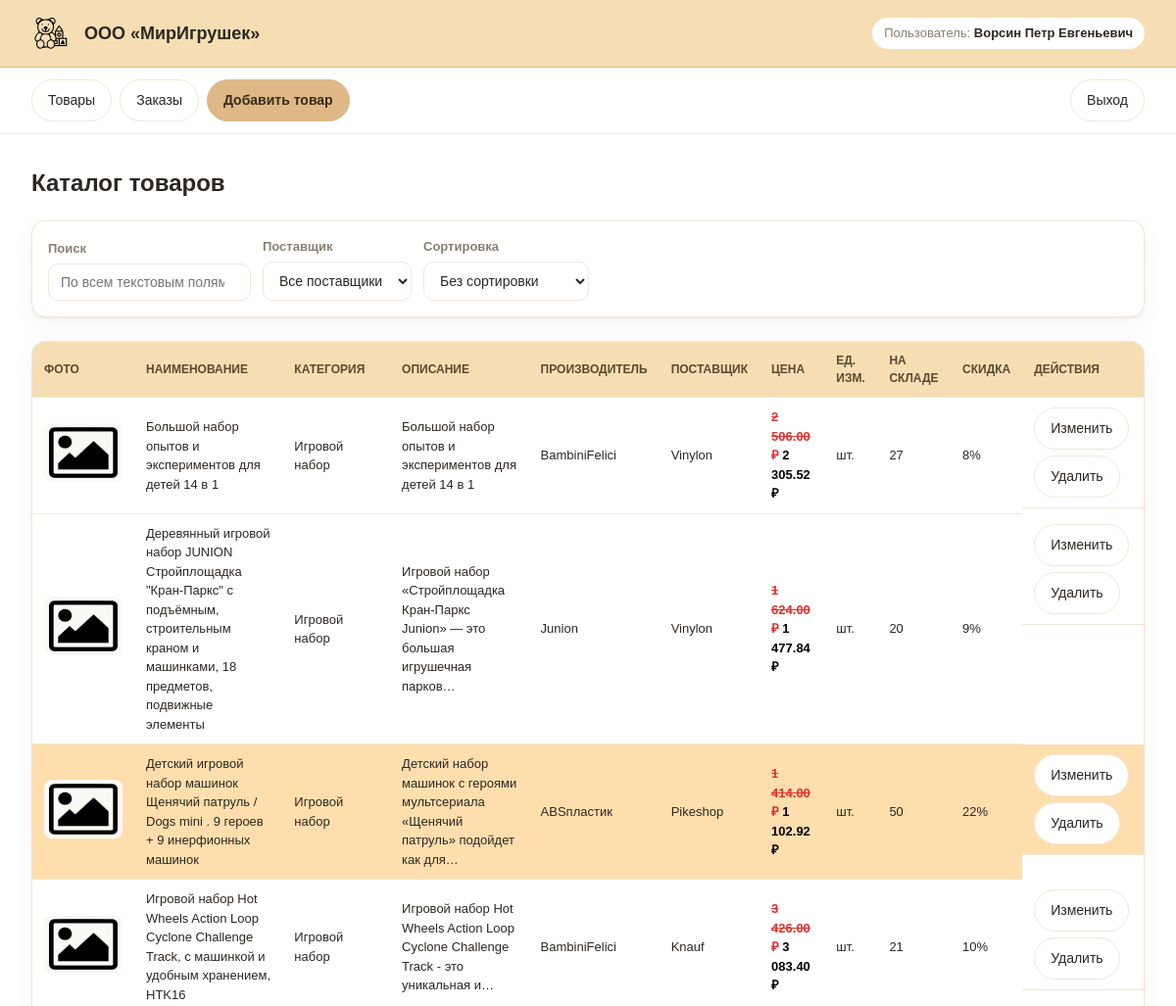
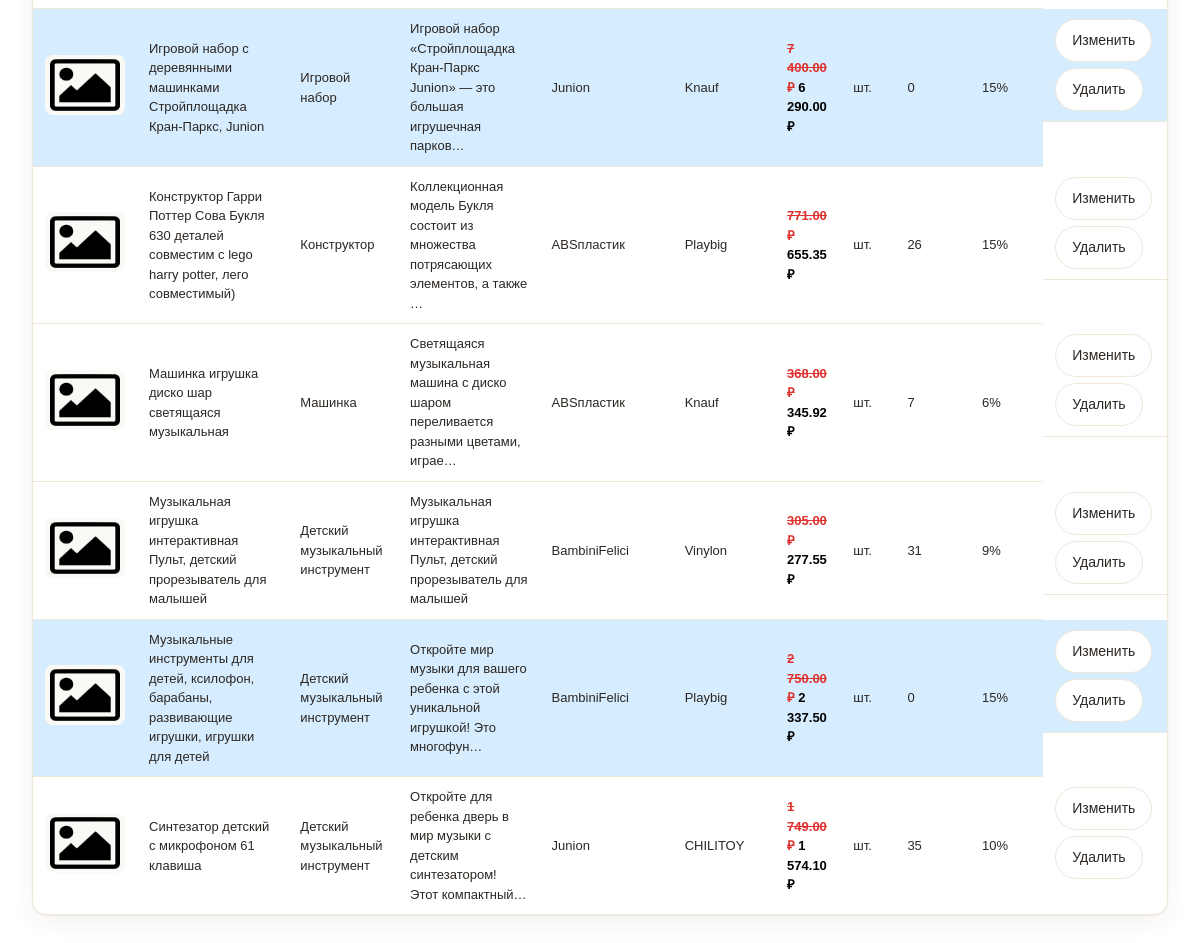
The page /frontend/view_1.php (signed in) on the database its author committed (2 pictures, top to bottom).
### tables this page shows
CREATE TABLE Products (
    article VARCHAR(20) PRIMARY KEY,
    name VARCHAR(500) NOT NULL,
    unit_id INT NOT NULL,
    price DECIMAL(10,2) NOT NULL,
    supplier_id INT NOT NULL,
    manufacturer_id INT NOT NULL,
    category_id INT NOT NULL,
    discount INT NOT NULL DEFAULT 0,
    stock_qty INT NOT NULL DEFAULT 0,
    description TEXT,
    photo VARCHAR(255),
    CONSTRAINT fk_prod_unit FOREIGN KEY (unit_id) REFERENCES Units(id),
    CONSTRAINT fk_prod_sup FOREIGN KEY (supplier_id) REFERENCES Suppliers(id),
    CONSTRAINT fk_prod_man FOREIGN KEY (manufacturer_id) REFERENCES Manufacturers(id),
    CONSTRAINT fk_prod_cat FOREIGN KEY (category_id) REFERENCES Categories(id),
    CONSTRAINT chk_price CHECK (price >= 0),
    CONSTRAINT chk_discount CHECK (discount >= 0),
    CONSTRAINT chk_stock CHECK (stock_qty >= 0)
);

CREATE TABLE Categories (
    id INT AUTO_INCREMENT PRIMARY KEY,
    name VARCHAR(150) NOT NULL UNIQUE
);

CREATE TABLE Manufacturers (
    id INT AUTO_INCREMENT PRIMARY KEY,
    name VARCHAR(150) NOT NULL UNIQUE
);

CREATE TABLE Suppliers (
    id INT AUTO_INCREMENT PRIMARY KEY,
    name VARCHAR(150) NOT NULL UNIQUE
);

CREATE TABLE Units (
    id INT AUTO_INCREMENT PRIMARY KEY,
    name VARCHAR(50) NOT NULL UNIQUE
);

### web/frontend/view_1.php (called while the page is built, shortened)
<?php
require_once __DIR__ . '/common.php';
layout_header('Каталог товаров');
render_catalog(true, true);
layout_footer();

### web/api/session.php (called while the page is built, shortened)
<?php
function current_user(): ?array
{
    return $_SESSION['user'] ?? null;
}
function is_admin(): bool
{
    $user = current_user();
    return $user && (int)$user['role_id'] === 1;
}
function can_manage(): bool
{
    return is_admin() || is_manager();
}

### web/api/crud.php (called while the page is built, shortened)
<?php
function select($query)
{
    try {
        $result = $_SERVER['db']->query($query, MYSQLI_USE_RESULT);
        return $result->fetch_all(MYSQLI_ASSOC);
    } catch (Exception $err) {
        return ['status' => 'failed', 'message' => $err->getMessage()];
    }
}

### web/frontend/common.php (the view, shortened to what this page needs)
<?php
require_once __DIR__ . '/../api/crud.php';
require_once __DIR__ . '/../api/session.php';
function product_photo_url(?string $photo): string
{
    $base = '/images/';
    $root = dirname(__DIR__);
    return $base . 'picture.png';
}
function format_price(float $price): string
{
    return number_format($price, 2, '.', ' ') . ' ₽';
}
function discounted_price(float $price, int $discount): float
{
    return round($price * (100 - $discount) / 100, 2);
}
function catalog_home_url(): string
{
    $user = current_user();
    return '/frontend/view_' . (int)$user['role_id'] . '.php';
}
function layout_header(string $title): void
{
    $user = current_user();
    $displayName = $user['full_name'] ?? 'Гость';
    ?>
<!DOCTYPE html>
<html lang="ru">
<head>
    <link rel="stylesheet" href="/frontend/style.css">
</head>
<body>
<header class="top">
    <img class="logo" src="/images/icon.png" alt="МирИгрушек">
    <h1>ООО «МирИгрушек»</h1>
    <div class="who">Пользователь: <b><?= htmlspecialchars($displayName) ?></b></div>
</header>
<nav>
    <a class="btn" href="<?= catalog_home_url() ?>">Товары</a>
    <?php if (can_manage()): ?>
        <a class="btn" href="/frontend/orders.php">Заказы</a>
    <?php endif; ?>
    <?php if (is_admin()): ?>
        <a class="btn accent" href="/frontend/product_edit.php">Добавить товар</a>
    <?php endif; ?>
    <?php if ($user): ?>
        <a class="btn" href="/api/logout.php" style="margin-left:auto">Выход</a>
    <?php else: ?>
        <a class="btn accent" href="/index.php" style="margin-left:auto">Войти</a>
    <?php endif; ?>
</nav>
<main>
    <h2><?= htmlspecialchars($title) ?></h2>
<?php
}
function layout_footer(): void
{
    ?>
</main>
</body>
</html>
<?php
}
function load_products(): array
{
    $rows = select(
        'SELECT p.article, p.name, p.price, p.discount, p.stock_qty, p.description, p.photo,
                c.name AS cat_name, s.name AS sup_name, m.name AS man_name, u.name AS unit_name
         FROM Products p
         JOIN Categories c ON c.id = p.category_id
         JOIN Suppliers s ON s.id = p.supplier_id
         JOIN Manufacturers m ON m.id = p.manufacturer_id
         JOIN Units u ON u.id = p.unit_id
         ORDER BY p.name'
    );
    return $rows;
}
function render_catalog(bool $with_filters, bool $is_admin_ui): void
{
    $products = load_products();
    if ($with_filters): ?>
<form class="bar" id="catalog-filters" onsubmit="return false;">
    <label>Поиск
        <input type="search" id="filter-search" placeholder="По всем текстовым полям…" autocomplete="off">
    </label>
    <label>Поставщик
        <select id="filter-supplier">
            <option value="">Все поставщики</option>
        </select>
    </label>
    <label>Сортировка
        <select id="filter-sort">
            <option value="">Без сортировки</option>
        </select>
    </label>
</form>
    <?php endif; ?>
<table id="products-table">
    <thead>
        <tr>
            <th>Фото</th>
            <th>Наименование</th>
            <th>Категория</th>
            <th>Описание</th>
            <th>Производитель</th>
            <th>Поставщик</th>
            <th>Цена</th>
            <th>Ед. изм.</th>
            <th>На складе</th>
            <th>Скидка</th>
            <?php if ($is_admin_ui): ?><th>Действия</th><?php endif; ?>
        </tr>
    </thead>
    <tbody>
    <?php foreach ($products as $p):
        $final = discounted_price((float)$p['price'], (int)$p['discount']);
        $rowClass = '';
        if ((int)$p['stock_qty'] === 0) {
            $rowClass = 'row-oos';
        } elseif ((int)$p['discount'] > 17) {
            $rowClass = 'row-sale';
        }
        $searchBlob = implode(' ', [
            $p['article'], $p['name'], $p['cat_name'], $p['description'],
            $p['man_name'], $p['sup_name'], $p['unit_name'],
        ]);
    ?>
        <tr class="<?= $rowClass ?><?= $is_admin_ui ? ' clickable' : '' ?>"
            data-search="<?= htmlspecialchars(mb_strtolower($searchBlob)) ?>"
            data-supplier="<?= htmlspecialchars($p['sup_name']) ?>"
            data-price="<?= (float)$p['price'] ?>"
            data-stock="<?= (int)$p['stock_qty'] ?>"
            <?php if ($is_admin_ui): ?>
            onclick="if(!event.target.closest('a,button,form'))location.href='/frontend/product_edit.php?article=<?= urlencode($p['article']) ?>'"
            <?php endif; ?>>
            <td><img class="product-photo" src="<?= htmlspecialchars(product_photo_url($p['photo'])) ?>" alt=""></td>
            <td><?= htmlspecialchars($p['name']) ?></td>
            <td><?= htmlspecialchars($p['cat_name']) ?></td>
            <td><?= htmlspecialchars(mb_strimwidth($p['description'] ?? '', 0, 80, '…')) ?></td>
            <td><?= htmlspecialchars($p['man_name']) ?></td>
            <td><?= htmlspecialchars($p['sup_name']) ?></td>
            <td>
                <?php if ((int)$p['discount'] > 0): ?>
                    <span class="price-old"><?= format_price((float)$p['price']) ?></span>
                    <span class="price-new"><?= format_price($final) ?></span>
                <?php else: ?>
                    <?= format_price((float)$p['price']) ?>
                <?php endif; ?>
            </td>
            <td><?= htmlspecialchars($p['unit_name']) ?></td>
            <td><?= (int)$p['stock_qty'] ?></td>
            <td><?= (int)$p['discount'] ?>%</td>
            <?php if ($is_admin_ui): ?>
            <td class="actions" onclick="event.stopPropagation()">
                <a class="btn" href="/frontend/product_edit.php?article=<?= urlencode($p['article']) ?>">Изменить</a>
                <a class="btn" href="/frontend/product_delete.php?article=<?= urlencode($p['article']) ?>"
                   onclick="return confirm('Удалить товар?')">Удалить</a>
            </td>
            <?php endif; ?>
        </tr>
    <?php endforeach; ?>
    </tbody>
</table>
<?php
}

### web/frontend/style.css (style rules this page uses)
:root { --bg: #FFFFFF; --secondary: #F5DEB3; --accent: #DEB887; --sale: #FFDEAD; --oos: #D6ECFF; --ink: #2c2723; --muted: #8a7f72; --line: #efe7d8; --radius: 14px; --radius-sm: 10px; --shadow: 0 1px 2px rgba(60, 45, 20, .05), 0 8px 24px rgba(60, 45, 20, .06); }
* { box-sizing: border-box; }
body { margin: 0; font-family: Arial, Helvetica, sans-serif; background: var(--bg); color: var(--ink); line-height: 1.5; }
header.top { position: sticky; top: 0; z-index: 20; display: flex; align-items: center; gap: 14px; padding: 14px 32px; background: var(--secondary); border-bottom: 1px solid var(--accent); }
header.top img.logo { height: 40px; width: auto; }
header.top h1 { font-size: 18px; font-weight: 700; margin: 0; flex: 1; }
header.top .who { font-size: 13px; color: var(--muted); background: #fff; padding: 6px 12px; border-radius: 999px; white-space: nowrap; }
header.top .who b { color: var(--ink); }
nav { display: flex; align-items: center; gap: 8px; padding: 12px 32px; background: var(--bg); border-bottom: 1px solid var(--line); flex-wrap: wrap; }
a.btn, button.btn { font-family: inherit; font-size: 14px; text-decoration: none; color: var(--ink); background: #fff; border: 1px solid var(--line); padding: 10px 16px; border-radius: 999px; cursor: pointer; }
a.btn.accent, button.btn.accent { background: var(--accent); border-color: var(--accent); color: #3a2c16; font-weight: 700; }
main { padding: 32px; max-width: 1400px; margin: 0 auto; }
h2 { font-weight: 700; margin-top: 0; }
table { border-collapse: separate; border-spacing: 0; width: 100%; background: #fff; border: 1px solid var(--line); border-radius: var(--radius); overflow: hidden; box-shadow: var(--shadow); }
th, td { padding: 10px 12px; text-align: left; font-size: 13px; border-bottom: 1px solid var(--line); vertical-align: middle; }
th { background: var(--secondary); color: #5b4a31; font-weight: 700; font-size: 12px; text-transform: uppercase; }
tr:last-child td { border-bottom: 0; }
tr.row-sale td { background: var(--sale); }
tr.row-sale .price-old { color: #e0322f; }
tr.row-sale .price-new { color: #000; }
tr.row-oos td { background: var(--oos); }
tr.clickable { cursor: pointer; }
.product-photo { width: 80px; height: 60px; object-fit: contain; background: #fbf9f5; border-radius: 8px; padding: 4px; }
.price-old { color: #e0322f; text-decoration: line-through; font-weight: 600; }
.price-new { color: #000; font-weight: 700; }
form.bar, form.panel { display: flex; gap: 12px; flex-wrap: wrap; align-items: end; margin-bottom: 24px; background: #fff; border: 1px solid var(--line); border-radius: var(--radius); padding: 16px; box-shadow: var(--shadow); }
label { font-size: 13px; font-weight: 600; color: var(--muted); display: flex; flex-direction: column; gap: 6px; }
input, select, textarea { font-family: inherit; font-size: 14px; color: var(--ink); padding: 10px 12px; background: #fff; border: 1px solid var(--line); border-radius: var(--radius-sm); outline: none; }
.actions { display: flex; gap: 6px; flex-wrap: wrap; }

### rows shown on the page
products: name "Большой набор опытов и экспериментов для детей 14 в 1", category.name "Игровой набор", description "Большой набор опытов и экспериментов для детей 14 в 1", manufacturer.name "BambiniFelici", supplier.name "Vinylon", price "2 506.00 ₽", format_price($final) "2 305.52 ₽", unit.name "шт.", stock_qty "27", discount "8"
products: name "Деревянный игровой набор JUNION Стройплощадка \"Кран-Паркс\" с подъёмным, строительным краном и машинками, 18 предметов, подвижные элементы", category.name "Игровой набор", description "Игровой набор «Стройплощадка Кран-Паркс Junion» — это большая игрушечная парков…", manufacturer.name "Junion", supplier.name "Vinylon", price "1 624.00 ₽", format_price($final) "1 477.84 ₽", unit.name "шт.", stock_qty "20", discount "9"
products: name "Детский игровой набор машинок Щенячий патруль / Dogs mini . 9 героев + 9 инерфионных машинок", category.name "Игровой набор", description "Детский набор машинок с героями мультсериала «Щенячий патруль» подойдет как для…", manufacturer.name "ABSпластик", supplier.name "Pikeshop", price "1 414.00 ₽", format_price($final) "1 102.92 ₽", unit.name "шт.", stock_qty "50", discount "22"
products: name "Игровой набор Hot Wheels Action Loop Cyclone Challenge Track, с машинкой и удобным хранением, HTK16", category.name "Игровой набор", description "Игровой набор Hot Wheels Action Loop Cyclone Challenge Track - это уникальная и…", manufacturer.name "BambiniFelici", supplier.name "Knauf", price "3 426.00 ₽", format_price($final) "3 083.40 ₽", unit.name "шт.", stock_qty "21", discount "10"
products: name "Игровой набор с деревянными машинками Стройплощадка Кран-Паркс, Junion", category.name "Игровой набор", description "Игровой набор «Стройплощадка Кран-Паркс Junion» — это большая игрушечная парков…", manufacturer.name "Junion", supplier.name "Knauf", price "7 400.00 ₽", format_price($final) "6 290.00 ₽", unit.name "шт.", stock_qty "0", discount "15"
products: name "Конструктор Гарри Поттер Сова Букля 630 деталей совместим с lego harry potter, лего совместимый)", category.name "Конструктор", description "Коллекционная модель Букля состоит из множества потрясающих элементов, а также …", manufacturer.name "ABSпластик", supplier.name "Playbig", price "771.00 ₽", format_price($final) "655.35 ₽", unit.name "шт.", stock_qty "26", discount "15"
products: name "Машинка игрушка диско шар светящаяся музыкальная", category.name "Машинка", description "Светящаяся музыкальная машина с диско шаром переливается разными цветами, играе…", manufacturer.name "ABSпластик", supplier.name "Knauf", price "368.00 ₽", format_price($final) "345.92 ₽", unit.name "шт.", stock_qty "7", discount "6"
products: name "Музыкальная игрушка интерактивная Пульт, детский прорезыватель для малышей", category.name "Детский музыкальный инструмент", description "Музыкальная игрушка интерактивная Пульт, детский прорезыватель для малышей", manufacturer.name "BambiniFelici", supplier.name "Vinylon", price "305.00 ₽", format_price($final) "277.55 ₽", unit.name "шт.", stock_qty "31", discount "9"
products: name "Музыкальные инструменты для детей, ксилофон, барабаны, развивающие игрушки, игрушки для детей", category.name "Детский музыкальный инструмент", description "Откройте мир музыки для вашего ребенка с этой уникальной игрушкой! Это многофун…", manufacturer.name "BambiniFelici", supplier.name "Playbig", price "2 750.00 ₽", format_price($final) "2 337.50 ₽", unit.name "шт.", stock_qty "0", discount "15"
products: name "Синтезатор детский с микрофоном 61 клавиша", category.name "Детский музыкальный инструмент", description "Откройте для ребенка дверь в мир музыки с детским синтезатором! Этот компактный…", manufacturer.name "Junion", supplier.name "CHILITOY", price "1 749.00 ₽", format_price($final) "1 574.10 ₽", unit.name "шт.", stock_qty "35", discount "10"

### other values the page prints
$displayName "Ворсин Петр Евгеньевич"
$title "Каталог товаров"
